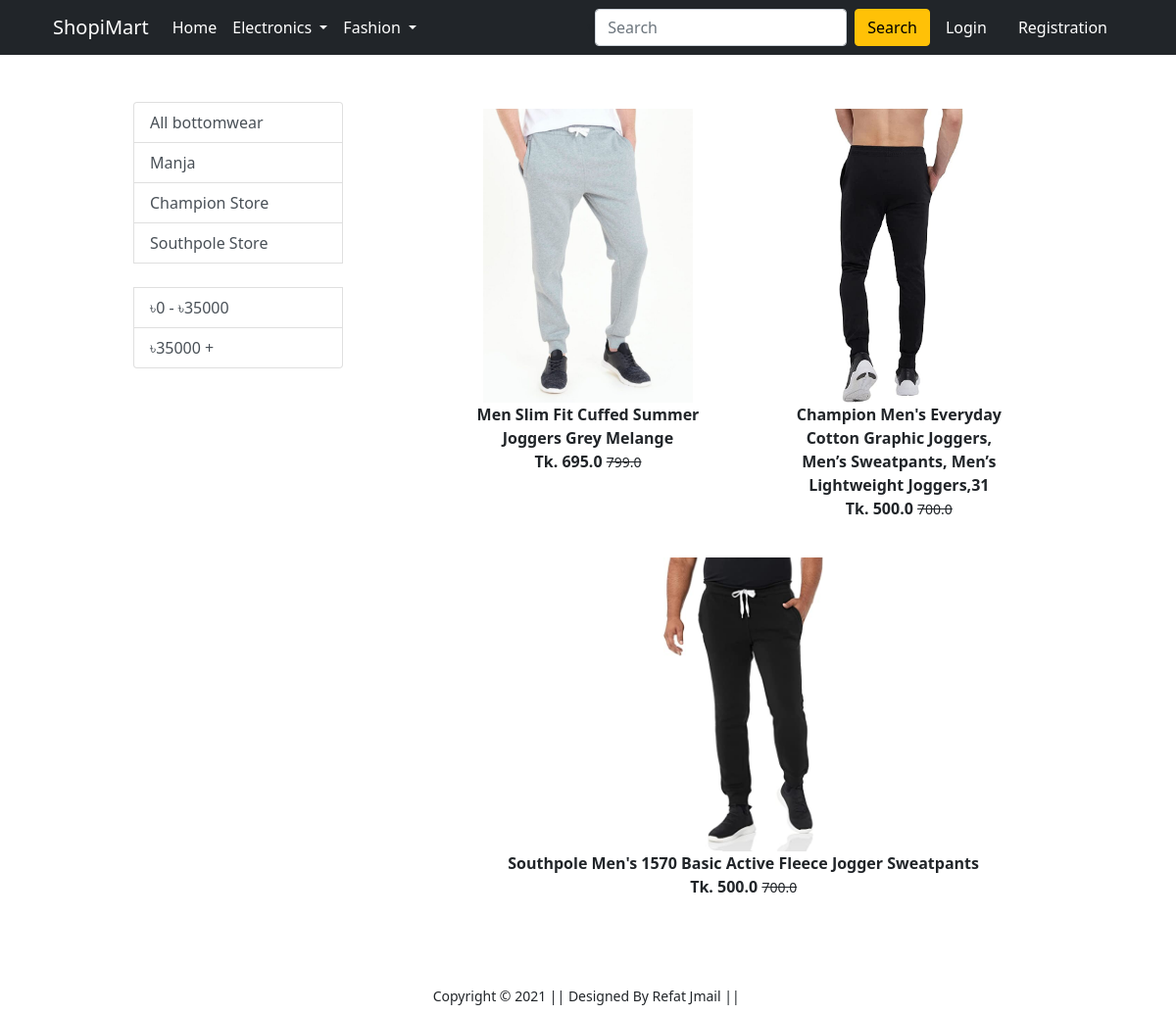
The app's page /bottomwear/ with its own data.
### app/models.py (models this page shows, shortened)
class Product(models.Model):
    title = models.CharField(max_length=100)
    selling_price = models.FloatField()
    discounted_price = models.FloatField()
    discription = models.TextField()
    brand = models.CharField(max_length=100)
    category = models.CharField(choices=CATEGORY_CHOICES, max_length=2)
    product_img =models.ImageField(upload_to='productimg')

### app/views.py (the view)
# urls.py: path('bottomwear/', views.bottomwear, name='bottomwear'),
def bottomwear(request, data=None):
    if data == None:
        bottomwear = Product.objects.filter(category='BW')
    elif data == 'below':
        bottomwear = Product.objects.filter(category='BW').filter(discounted_price__lt=35000)
    elif data == 'above':
        bottomwear = Product.objects.filter(category='BW').filter(discounted_price__gt=35000)
    else:
        bottomwear = Product.objects.filter(category='BW').filter(brand=data)
    allbottomwear = Product.objects.filter(category='BW').values('brand').distinct()
    totalitem = 0
    if request.user.is_authenticated:
        totalitem = len(Cart.objects.filter(user=request.user))
    context = {
        'bottomwear':bottomwear,
        'allbottomwear':allbottomwear,
        'totalitem':totalitem
        }
    return render(request, 'app/bottomwear.html', context)

### app/templates/app/bottomwear.html (shortened to what this page needs)
{% extends 'app/base.html' %}
{% load static %}
{% block main-content %}
<div class="container my-5">
 <div class="row">
  <div class="col-sm-3">
    <div class="list-group">
        <a href="{% url 'bottomwear' %}" class="list-group-item list-group-item-action">All bottomwear</a>
        {% for i in allbottomwear %}
        <a href="{% url 'bottomwear' i.brand %}" class="list-group-item list-group-item-action">{{i.brand}}</a>
       {% endfor %}
       <br>
       <a href="{% url 'bottomwear' 'below' %}" class="list-group-item list-group-item-action"> ৳0 - ৳35000 </a>
       <a href="{% url 'bottomwear' 'above' %}" class="list-group-item list-group-item-action"> ৳35000 +</a>
    </div>
  </div>
  <div class="col-sm-8 offset-sm-1">
    <div class="row">
        {% for product in bottomwear %}
        <div class="col text-center mb-4 mx-3">
            <a href="{% url 'product-detail' product.id %}" class="btn">
                <div class="item">
                    <img src="{{ product.product_img.url }}" alt="" height="300" class="">
                    <div class="fw-bold">{{product.title}}</div>
                    <div class="fw-bold">Tk. {{product.discounted_price}}
                        <small class="fw-light text-decoration-line-through">{{product.selling_price}} </small>
                    </div>
                </div>
            </a>
        </div>
        {% endfor %}
    </div>
</div>
 </div>
</div>
{% endblock main-content %}

### records on screen
Product: product_img (picture), title "Men Slim Fit Cuffed Summer Joggers Grey Melange", discounted_price "695.0", selling_price "799.0"
Product: product_img (picture), title "Champion Men's Everyday Cotton Graphic Joggers, Men’s Sweatpants, Men’s Lightweight Joggers,31", discounted_price "500.0", selling_price "700.0"
Product: product_img (picture), title "Southpole Men's 1570 Basic Active Fleece Jogger Sweatpants", discounted_price "500.0", selling_price "700.0"

### other values on screen
{{ i.brand }} "Manja" "Champion Store" "Southpole Store"
